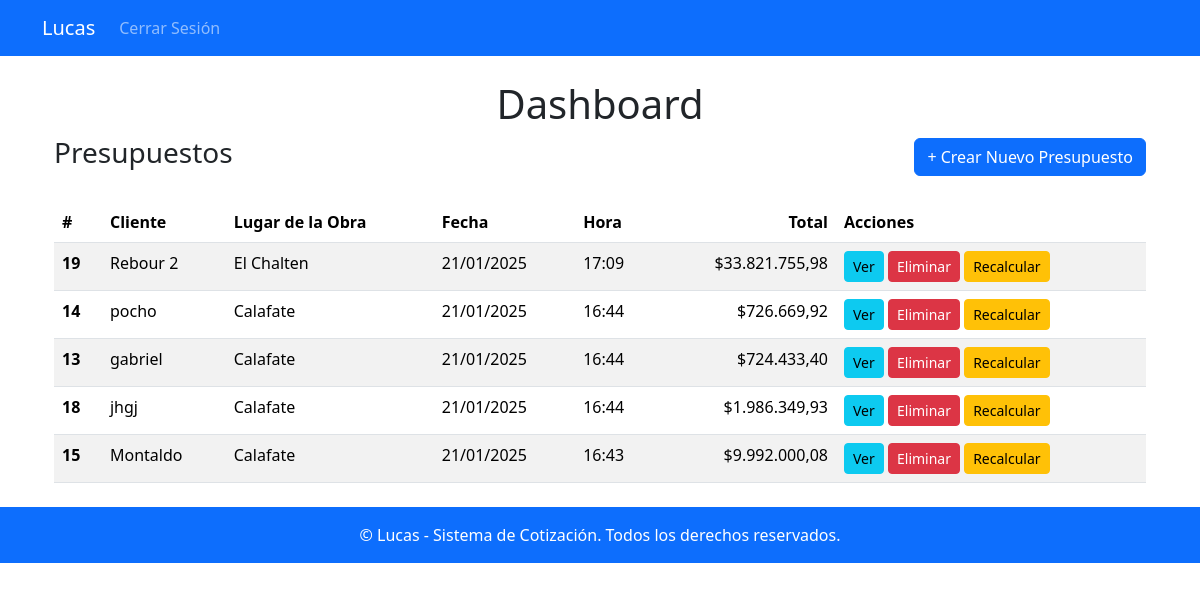
The app's page / (signed in) with its own data.
### apps/presupuestos/models.py (models this page shows, shortened)
class Presupuesto(models.Model):
    numero = models.AutoField(primary_key=True)  # Clave primaria definida explícitamente
    cliente = models.CharField(max_length=255)
    lugar = models.ForeignKey('Lugar', on_delete=models.CASCADE)
    fecha = models.DateTimeField(auto_now_add=True)

class Lugar(models.Model):
    nombre = models.CharField(max_length=100)

### apps/presupuestos/views.py (the view)
# urls.py: path('', presupuestos_views.dashboard, name='dashboard'),
@login_required
def dashboard(request):
    presupuestos = Presupuesto.objects.all().order_by('-fecha')  # Ordenar por fecha
    presupuestos_con_totales = []
    for presupuesto in presupuestos:
        items = presupuesto.items.all()
        sub_total = sum(item.calcular_costo() for item in items)
        insumos = DetalleInsumo.objects.filter(presupuesto=presupuesto)
        subtotal_tipo_1 = insumos.filter(insumo__tipo_insumo_id=1).aggregate(
            subtotal=Sum('precio_total')
        )['subtotal'] or Decimal(0)
        subtotal_tipo_2 = insumos.filter(insumo__tipo_insumo_id__in=[1, 3, 4, 5, 6]).aggregate(
            subtotal=Sum('precio_total')
        )['subtotal'] or Decimal(0)
        mano_obra = subtotal_tipo_1 * Decimal("0.30")
        venta = subtotal_tipo_1 * Decimal("0.15")
        utilidad = subtotal_tipo_1 * Decimal("0.80")
        flete = subtotal_tipo_2 * Decimal("0.08")
        total = sub_total + mano_obra + venta + utilidad + flete
        presupuestos_con_totales.append((presupuesto,total))
    return render(request, 'dashboard.html', {'presupuestos': presupuestos_con_totales})

### apps/presupuestos/models.py (called while the page is built)
    def calcular_costo(self):
        insumos = DetalleInsumo.objects.filter(item=self)
        total = sum(insumo.precio_total for insumo in insumos)
        return total

### apps/presupuestos/templates/dashboard.html (shortened to what this page needs)
{% extends 'base.html' %}
{% block content %}
<div class="container mt-4">
    <h1 class="text-center">Dashboard</h1>
    <div class="d-flex justify-content-between align-items-center mb-4">
        <h3>Presupuestos</h3>
        <a href="{% url 'presupuesto_nuevo' %}" class="btn btn-primary">+ Crear Nuevo Presupuesto</a>
    </div>
    {% if presupuestos %}
        <table class="table table-striped">
            <thead class="thead-dark">
                <tr>
                    <th scope="col">#</th>
                    <th scope="col">Cliente</th>
                    <th scope="col">Lugar de la Obra</th>
                    <th scope="col">Fecha</th>
                    <th scope="col">Hora</th>
                    <th class="text-end">Total</th>
                    <th scope="col">Acciones</th>
                </tr>
            </thead>
            <tbody>
                {% for presupuesto,total in presupuestos %}
                    <tr>
                        <th scope="row">{{ presupuesto.numero }}</th>
                        <td>{{ presupuesto.cliente }}</td>
                        <td>{{ presupuesto.lugar.nombre|default:"No especificado" }}</td>
                        <td>{{ presupuesto.fecha|date:"d/m/Y" }}</td>
                        <td>{{ presupuesto.fecha|date:"H:i" }}</td>
                        <td class="text-end">${{ total|floatformat:2 }}</td>
                        <td>
                            <a href="{% url 'detalle_presupuesto' presupuesto.numero %}" class="btn btn-info btn-sm">Ver</a>
                            <a href="{% url 'eliminar_presupuesto' presupuesto.numero %}" class="btn btn-danger btn-sm" onclick="return confirm('¿Estás seguro de que deseas eliminar este presupuesto?')">Eliminar
                            </a>
                            <a href="{% url 'recalcular_presupuesto' presupuesto.numero %}" class="btn btn-warning btn-sm" onclick="return confirm('¿Estás seguro de que deseas recalcular los insumos para este presupuesto?')"> Recalcular </a>
                        </td>
                    </tr>
                {% endfor %}
            </tbody>
        </table>
    {% else %}
        <p class="text-center">No hay presupuestos creados aún.</p>
    {% endif %}
</div>
{% endblock %}

### records on screen
Presupuesto: numero "19", cliente "Rebour 2", lugar.nombre "El Chalten", fecha "21/01/2025", fecha "17:09", total "33.821.755,98"
Presupuesto: numero "14", cliente "pocho", lugar.nombre "Calafate", fecha "21/01/2025", fecha "16:44", total "726.669,92"
Presupuesto: numero "13", cliente "gabriel", lugar.nombre "Calafate", fecha "21/01/2025", fecha "16:44", total "724.433,40"
Presupuesto: numero "18", cliente "jhgj", lugar.nombre "Calafate", fecha "21/01/2025", fecha "16:44", total "1.986.349,93"
Presupuesto: numero "15", cliente "Montaldo", lugar.nombre "Calafate", fecha "21/01/2025", fecha "16:43", total "9.992.000,08"
